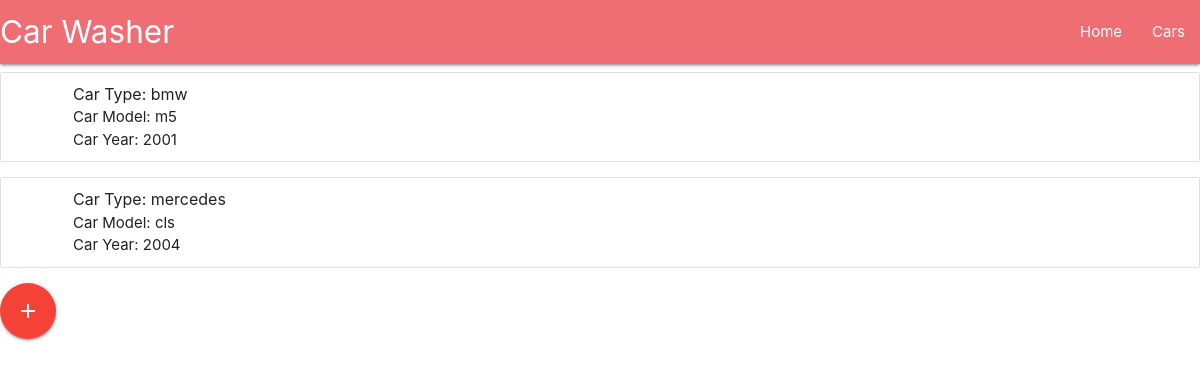
/cars/, run on an earlier commit of the app's database.
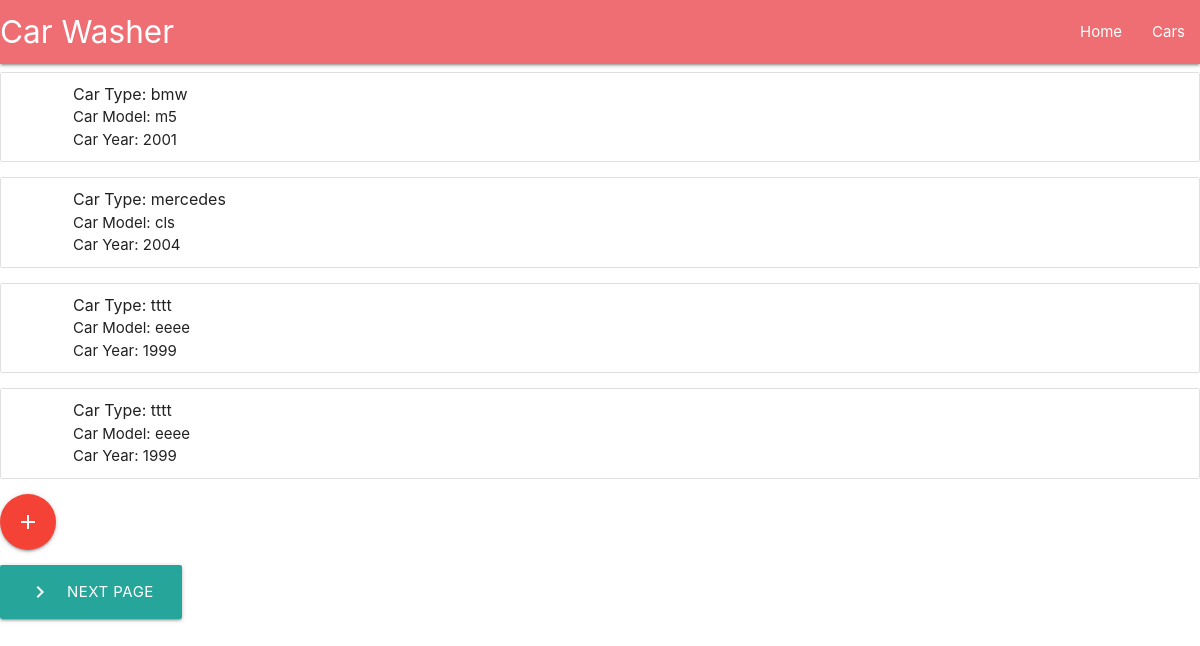
And on a later commit of the database.
### car_wash/models.py (models this page shows, shortened)
class Car(models.Model):
    carType=models.CharField(max_length=16,verbose_name="Car Make")
    carModel=models.CharField(max_length=16,verbose_name="Car Model")
    carYear =models.PositiveSmallIntegerField(validators=[MinValueValidator(1886),MaxValueValidator(2021)],verbose_name="Car Model Year")
    class Meta:
        verbose_name = 'Car'
        verbose_name_plural = 'Cars'

### car_wash/views.py (the view)
# urls.py: path("cars/",views.cars,name="cars"),
def cars(request):
    cars_items=Car.objects.all()
    p=Paginator(cars_items,4)
    page_num= request.GET.get('page',1)
    try:
        page=p.page(page_num)
    except EmptyPage:
        page=p.page(1)
    context={
        "cars": page,
    }
    return render(request,"washers/cars.html", context)

### car_wash/templates/washers/cars.html (shortened to what this page needs)
{% extends "washers/home.html" %}
{% block body %}
    {% for car in cars %}
         <ul class="collection">
    <li class="collection-item avatar">
      <span class="title">Car Type: {{ car.carType }}</span>
      <p>Car Model: {{car.carModel }}<br>
         Car Year: {{ car.carYear }}
      </p>
    </li>
  </ul>
    {% endfor %}
    <a href="{% url 'createCar' %}" class="btn-floating btn-large waves-effect waves-light red"><i class="material-icons">add</i></a>
<ul>
    {% if cars.has_next %}
        <a href="{% url 'cars' %}?page={{ cars.next_page_number }}" class="waves-effect waves-light btn-large">
            <i class="material-icons left">navigate_next</i>Next Page</a>
    {% endif %}
</ul>
{% endblock %}

What changed in the data, as far as the page shows it:
added Car: carType "tttt", carModel "eeee", carYear "1999"
added Car: carType "tttt", carModel "eeee", carYear "1999"
Also different on the page:
text now shown: "NEXT PAGE"
